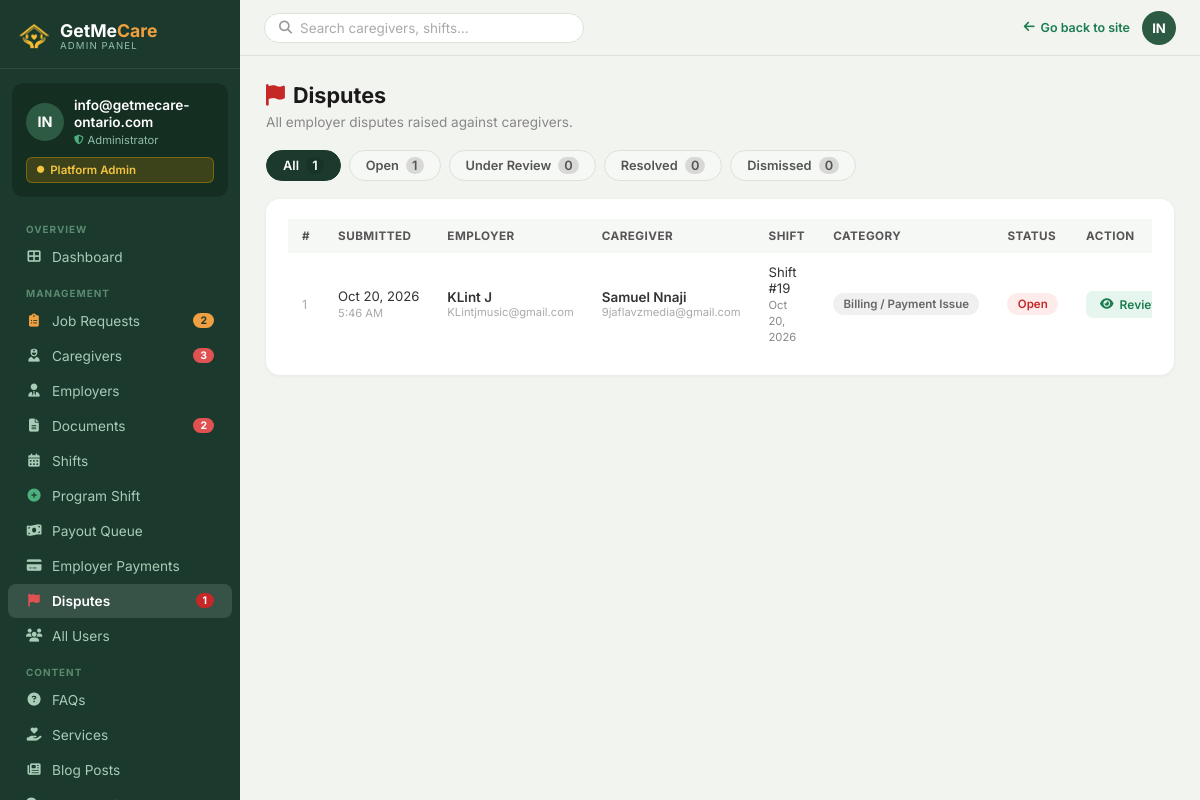
The page /admin-panel/disputes/ (signed in) on the database its author committed.
### Account/models.py (models this page shows, shortened)
class CustomUser(AbstractUser):
    EMPLOYER = 'employer'
    CAREGIVER = 'caregiver'
    ROLE_CHOICES = [
        (EMPLOYER, 'Employer / Family'),
        (CAREGIVER, 'Caregiver / PSW'),
    ]
    role = models.CharField(
        max_length=20,
        choices=ROLE_CHOICES,
        default=EMPLOYER,
    )
    phone = models.CharField(max_length=20, blank=True)
    @property
    def is_admin(self):
        return self.is_superuser or self.is_staff
    @property
    def is_employer(self):
        return self.role == self.EMPLOYER and not self.is_admin
    @property
    def is_caregiver(self):
        return self.role == self.CAREGIVER and not self.is_admin

class Dispute(models.Model):
    CAT_SERVICE_QUALITY = 'service_quality'
    CAT_NO_SHOW         = 'no_show'
    CAT_LATE_ARRIVAL    = 'late_arrival'
    CAT_MISCONDUCT      = 'misconduct'
    CAT_BILLING         = 'billing'
    CAT_SAFETY          = 'safety_concern'
    CAT_OTHER           = 'other'
    CATEGORY_CHOICES = [
        (CAT_SERVICE_QUALITY, 'Poor Service Quality'),
        (CAT_NO_SHOW,         'Caregiver No-Show'),
        (CAT_LATE_ARRIVAL,    'Late Arrival'),
        (CAT_MISCONDUCT,      'Unprofessional / Misconduct'),
        (CAT_BILLING,         'Billing / Payment Issue'),
        (CAT_SAFETY,          'Safety Concern'),
        (CAT_OTHER,           'Other'),
    ]
    STATUS_OPEN          = 'open'
    STATUS_UNDER_REVIEW  = 'under_review'
    STATUS_RESOLVED      = 'resolved'
    STATUS_DISMISSED     = 'dismissed'
    STATUS_CHOICES = [
        (STATUS_OPEN,         'Open'),
        (STATUS_UNDER_REVIEW, 'Under Review'),
        (STATUS_RESOLVED,     'Resolved'),
        (STATUS_DISMISSED,    'Dismissed'),
    ]
    employer = models.ForeignKey(
        CustomUser,
        on_delete=models.CASCADE,
        related_name='raised_disputes',
        limit_choices_to={'role': CustomUser.EMPLOYER},
    )
    caregiver = models.ForeignKey(
        CustomUser,
        on_delete=models.CASCADE,
        related_name='disputes_against',
        limit_choices_to={'role': CustomUser.CAREGIVER},
    )
    shift = models.ForeignKey(
        'Shift',
        null=True, blank=True,
        on_delete=models.SET_NULL,
        related_name='disputes',
    )
    payment = models.ForeignKey(
        'EmployerPayment',
        null=True, blank=True,
        on_delete=models.SET_NULL,
        related_name='disputes',
    )
    category    = models.CharField(max_length=20, choices=CATEGORY_CHOICES)
    description = models.TextField(
        help_text='Describe the issue in detail',
    )
    status = models.CharField(
        max_length=15,
        choices=STATUS_CHOICES,
        default=STATUS_OPEN,
    )
    admin_note = models.TextField(
        blank=True,
        help_text='Internal admin notes / resolution details',
    )
    resolved_at = models.DateTimeField(null=True, blank=True)
    created_at  = models.DateTimeField(auto_now_add=True)
    updated_at  = models.DateTimeField(auto_now=True)
    class Meta:
        ordering = ['-created_at']
        verbose_name        = 'Dispute'
        verbose_name_plural = 'Disputes'

class Shift(models.Model):
    STATUS_SCHEDULED  = 'scheduled'
    STATUS_IN_PROGRESS = 'in_progress'
    STATUS_COMPLETED  = 'completed'
    STATUS_CANCELLED  = 'cancelled'
    STATUS_CHOICES = [
        (STATUS_SCHEDULED,   'Scheduled'),
        (STATUS_IN_PROGRESS, 'In Progress'),
        (STATUS_COMPLETED,   'Completed'),
        (STATUS_CANCELLED,   'Cancelled'),
    ]
    caregiver   = models.ForeignKey(
        CustomUser,
        on_delete=models.CASCADE,
        related_name='caregiver_shifts',
        limit_choices_to={'role': CustomUser.CAREGIVER},
    )
    employer    = models.ForeignKey(
        CustomUser,
        on_delete=models.CASCADE,
        related_name='employer_shifts',
        limit_choices_to={'role': CustomUser.EMPLOYER},
    )
    city        = models.CharField(max_length=100, blank=True)
    start_date  = models.DateField()
    start_time  = models.TimeField()
    end_time    = models.TimeField(null=True, blank=True)   # kept for legacy display; derived from start_time + duration_hours
    duration_hours = models.DecimalField(
        max_digits=4, decimal_places=1,
        null=True, blank=True,
        help_text='How many hours the caregiver is booked for (e.g. 4.0)',
    )
    hourly_rate = models.DecimalField(max_digits=6, decimal_places=2)
    status      = models.CharField(
        max_length=20,
        choices=STATUS_CHOICES,
        default=STATUS_SCHEDULED,
    )
    created_at  = models.DateTimeField(auto_now_add=True)
    class Meta:
        ordering = ['-start_date', '-start_time']

### AdminApp/views.py (the view)
    @login_required(login_url='Account:login')
    def wrapper(request, *args, **kwargs):
        if not (request.user.is_staff or request.user.is_superuser):
            messages.error(request, 'Access denied. Admin account required.')
            return redirect('Account:login')
        return view_func(request, *args, **kwargs)

### templates/AdminApp/disputes.html (shortened to what this page needs)
{% extends "AdminApp/base_admin.html" %}
{% block content %}
<div style="margin-bottom:20px">
  <h1 class="adm-page-title" style="margin-bottom:6px">
    <i class="fas fa-flag" style="color:#c62828;margin-right:8px"></i>Disputes
  </h1>
  <p style="font-size:.85rem;color:#888">All employer disputes raised against caregivers.</p>
</div>
<div style="display:flex;gap:8px;margin-bottom:18px;flex-wrap:wrap">
  <a href="?status=all"
     style="padding:7px 16px;border-radius:20px;font-size:.8rem;font-weight:600;
            text-decoration:none;border:1.5px solid transparent;transition:all .15s;
            {% if status_filter == 'all' %}background:#1b3a2d;color:#fff;border-color:#1b3a2d
            {% else %}background:#f6f8f5;color:#555;border-color:#dde2d8{% endif %}">
    All <span style="margin-left:4px;background:rgba(0,0,0,.12);border-radius:20px;padding:1px 6px">{{ counts.all }}</span>
  </a>
  <a href="?status=open"
     style="padding:7px 16px;border-radius:20px;font-size:.8rem;font-weight:600;
            text-decoration:none;border:1.5px solid transparent;transition:all .15s;
            {% if status_filter == 'open' %}background:#c62828;color:#fff;border-color:#c62828
            {% else %}background:#f6f8f5;color:#555;border-color:#dde2d8{% endif %}">
    Open <span style="margin-left:4px;background:rgba(0,0,0,.12);border-radius:20px;padding:1px 6px">{{ counts.open }}</span>
  </a>
  <a href="?status=under_review"
     style="padding:7px 16px;border-radius:20px;font-size:.8rem;font-weight:600;
            text-decoration:none;border:1.5px solid transparent;transition:all .15s;
            {% if status_filter == 'under_review' %}background:#b45309;color:#fff;border-color:#b45309
            {% else %}background:#f6f8f5;color:#555;border-color:#dde2d8{% endif %}">
    Under Review <span style="margin-left:4px;background:rgba(0,0,0,.12);border-radius:20px;padding:1px 6px">{{ counts.under_review }}</span>
  </a>
  <a href="?status=resolved"
     style="padding:7px 16px;border-radius:20px;font-size:.8rem;font-weight:600;
            text-decoration:none;border:1.5px solid transparent;transition:all .15s;
            {% if status_filter == 'resolved' %}background:#1b7d4f;color:#fff;border-color:#1b7d4f
            {% else %}background:#f6f8f5;color:#555;border-color:#dde2d8{% endif %}">
    Resolved <span style="margin-left:4px;background:rgba(0,0,0,.12);border-radius:20px;padding:1px 6px">{{ counts.resolved }}</span>
  </a>
  <a href="?status=dismissed"
     style="padding:7px 16px;border-radius:20px;font-size:.8rem;font-weight:600;
            text-decoration:none;border:1.5px solid transparent;transition:all .15s;
            {% if status_filter == 'dismissed' %}background:#555;color:#fff;border-color:#555
            {% else %}background:#f6f8f5;color:#555;border-color:#dde2d8{% endif %}">
    Dismissed <span style="margin-left:4px;background:rgba(0,0,0,.12);border-radius:20px;padding:1px 6px">{{ counts.dismissed }}</span>
  </a>
</div>
<div class="adm-card">
  <div class="adm-card-pad">
    <div class="scroll-table-wrap">
      <table class="adm-table">
        <thead>
          <tr>
            <th>#</th>
            <th>Submitted</th>
            <th>Employer</th>
            <th>Caregiver</th>
            <th>Shift</th>
            <th>Category</th>
            <th>Status</th>
            <th>Action</th>
          </tr>
        </thead>
        <tbody>
          {% for d in disputes %}
          <tr>
            <td style="color:#aaa;font-size:.78rem">{{ d.pk }}</td>
            <td style="white-space:nowrap;font-size:.82rem">
              {{ d.created_at|date:"M d, Y" }}<br>
              <span style="color:#aaa;font-size:.7rem">{{ d.created_at|time:"g:i A" }}</span>
            </td>
            <td>
              <div style="font-weight:600;font-size:.84rem">{{ d.employer.get_full_name }}</div>
              <div style="font-size:.7rem;color:#aaa">{{ d.employer.email }}</div>
            </td>
            <td>
              <div style="font-weight:600;font-size:.84rem">{{ d.caregiver.get_full_name }}</div>
              <div style="font-size:.7rem;color:#aaa">{{ d.caregiver.email }}</div>
            </td>
            <td style="font-size:.82rem">
              {% if d.shift %}Shift #{{ d.shift.pk }}<br>
                <span style="color:#888;font-size:.7rem">{{ d.shift.start_date|date:"M d, Y" }}</span>
              {% else %}—{% endif %}
            </td>
            <td><span class="badge badge-grey" style="white-space:nowrap;font-size:.72rem">{{ d.get_category_display }}</span></td>
            <td>
              {% if d.status == 'open' %}<span class="badge badge-red">Open</span>
              {% elif d.status == 'under_review' %}<span class="badge badge-orange">Under Review</span>
              {% elif d.status == 'resolved' %}<span class="badge badge-green">Resolved</span>
              {% else %}<span class="badge badge-grey">Dismissed</span>{% endif %}
            </td>
            <td>
              <a href="{% url 'AdminApp:dispute_detail' d.pk %}"
                 class="adm-btn adm-btn-view" style="font-size:.75rem">
                <i class="fas fa-eye"></i> Review
              </a>
            </td>
          </tr>
          {% endfor %}
        </tbody>
      </table>
    </div>
  </div>
</div>
{% endblock %}

### templates/AdminApp/base_admin.html (shortened to what this page needs)
{% load static %}
<!doctype html>
<html lang="en">
<head>
  <link rel="stylesheet" href="https://cdnjs.cloudflare.com/ajax/libs/font-awesome/6.4.0/css/all.min.css"/>
</head>
<body>
<aside class="adm-sidebar" id="adm-sidebar">
  <div class="adm-logo">
    <a href="{% url 'home' %}">
      <img src="{% static 'Caregiver/images/sitelog.png' %}" alt="GetMeCare Ontario logo" style="width:32px;height:32px;object-fit:contain;filter:brightness(0) saturate(100%) invert(72%) sepia(60%) saturate(600%) hue-rotate(345deg) brightness(105%) contrast(95%)">
      <div>
        <div class="adm-logo-name">GetMe<span style="color:#F0A040">Care</span></div>
        <div class="adm-logo-sub">Admin Panel</div>
      </div>
    </a>
  </div>
  <div class="adm-profile">
    <div class="adm-profile-row">
      <div class="adm-av">{% if request.user.first_name %}{{ request.user.first_name|first|upper }}{{ request.user.last_name|first|upper }}{% else %}{{ request.user.username|slice:":2"|upper }}{% endif %}</div>
      <div>
        <div class="adm-av-name">{{ request.user.get_full_name|default:request.user.username }}</div>
        <div class="adm-av-role"><i class="fas fa-shield-alt" style="color:#4caf7d;font-size:.6rem;"></i> Administrator</div>
      </div>
    </div>
    <div class="adm-badge"><i class="fas fa-circle" style="font-size:.45rem;"></i> Platform Admin</div>
  </div>
  <div class="adm-nav">
    <div class="adm-nav-section">Overview</div>
    <a href="{% url 'AdminApp:dashboard' %}" {% if request.resolver_match.url_name == 'dashboard' %}class="active"{% endif %}>
      <i class="fas fa-th-large"></i> Dashboard
    </a>
    <div class="adm-nav-section">Management</div>
    <a href="{% url 'AdminApp:job_requests' %}" {% if request.resolver_match.url_name in 'job_requests,job_request_matches,admin_create_39_payment_link' %}class="active"{% endif %}>
      <i class="fas fa-clipboard-list" style="color:#f0a040"></i> Job Requests
      {% if open_jobs_count %}<span class="adm-nav-badge" style="background:#f0a040;color:#1b3a2d">{{ open_jobs_count }}</span>{% endif %}
    </a>
    <a href="{% url 'AdminApp:manage_caregivers' %}" {% if request.resolver_match.url_name == 'manage_caregivers' %}class="active"{% endif %}>
      <i class="fas fa-user-nurse"></i> Caregivers
      {% if pending_profiles %}<span class="adm-nav-badge">{{ pending_profiles }}</span>{% endif %}
    </a>
    <a href="{% url 'AdminApp:manage_employers' %}" {% if request.resolver_match.url_name == 'manage_employers' %}class="active"{% endif %}>
      <i class="fas fa-user-tie"></i> Employers
    </a>
    <a href="{% url 'AdminApp:review_documents' %}" {% if request.resolver_match.url_name == 'review_documents' %}class="active"{% endif %}>
      <i class="fas fa-file-alt"></i> Documents
      {% if pending_docs %}<span class="adm-nav-badge">{{ pending_docs }}</span>{% endif %}
    </a>
    <a href="{% url 'AdminApp:manage_shifts' %}" {% if request.resolver_match.url_name == 'manage_shifts' %}class="active"{% endif %}>
      <i class="fas fa-calendar-alt"></i> Shifts
    </a>
    <a href="{% url 'AdminApp:program_shift' %}" {% if request.resolver_match.url_name == 'program_shift' %}class="active"{% endif %}>
      <i class="fas fa-plus-circle" style="color:#4caf7d"></i> Program Shift
    </a>
    <a href="{% url 'AdminApp:payout_queue' %}" {% if request.resolver_match.url_name == 'payout_queue' %}class="active"{% endif %}>
      <i class="fas fa-money-bill-wave"></i> Payout Queue
    </a>
    <a href="{% url 'AdminApp:employer_payments' %}" {% if request.resolver_match.url_name == 'employer_payments' %}class="active"{% endif %}>
      <i class="fas fa-credit-card"></i> Employer Payments
    </a>
    <a href="{% url 'AdminApp:dispute_list' %}" {% if request.resolver_match.url_name == 'dispute_list' or request.resolver_match.url_name == 'dispute_detail' %}class="active"{% endif %}>
      <i class="fas fa-flag" style="color:#e05252"></i> Disputes
      {% if counts.open %}<span class="adm-nav-badge" style="background:#c62828">{{ counts.open }}</span>{% endif %}
    </a>
    <a href="{% url 'AdminApp:manage_users' %}" {% if request.resolver_match.url_name == 'manage_users' %}class="active"{% endif %}>
      <i class="fas fa-users"></i> All Users
    </a>
    <div class="adm-nav-section">Content</div>
    <a href="{% url 'AdminApp:faq_list' %}" {% if request.resolver_match.url_name == 'faq_list' or request.resolver_match.url_name == 'faq_add' or request.resolver_match.url_name == 'faq_edit' %}class="active"{% endif %}>
      <i class="fas fa-question-circle"></i> FAQs
    </a>
    <a href="{% url 'AdminApp:service_list' %}" {% if request.resolver_match.url_name == 'service_list' or request.resolver_match.url_name == 'service_add' or request.resolver_match.url_name == 'service_edit' %}class="active"{% endif %}>
      <i class="fas fa-hand-holding-heart"></i> Services
    </a>
    <a href="{% url 'AdminApp:blog_list' %}" {% if request.resolver_match.url_name == 'blog_list' or request.resolver_match.url_name == 'blog_add' or request.resolver_match.url_name == 'blog_edit' %}class="active"{% endif %}>
      <i class="fas fa-newspaper"></i> Blog Posts
    </a>
    <a href="{% url 'admin_chat_monitor' %}" {% if request.resolver_match.url_name == 'admin_chat_monitor' %}class="active"{% endif %}>
    </a>
  </div>
</aside>
<div class="adm-topbar">
  <form method="get" action="" class="adm-search-bar-wrap" style="flex:1;max-width:320px;">
    <div class="adm-search">
      <i class="fas fa-search"></i>
      <input type="text" name="q" placeholder="Search caregivers, shifts…" value="{{ request.GET.q|default:'' }}">
    </div>
  </form>
  <div class="adm-topbar-right" style="display:flex;align-items:center;gap:12px;margin-left:auto;">
    <a href="{% url 'home' %}" class="adm-back">
      <i class="fas fa-arrow-left"></i> Go back to site
    </a>
    <div class="adm-topbar-av">{% if request.user.first_name %}{{ request.user.first_name|first|upper }}{{ request.user.last_name|first|upper }}{% else %}{{ request.user.username|slice:":2"|upper }}{% endif %}</div>
  </div>
</div>
<main class="adm-main">
  <div class="adm-content">
    {% block content %}{% endblock %}
  </div>
</main>
  </body>
</html>

### rows shown on the page
CustomUser: user.username "IN", user.get_full_name "info@getmecare-ontario.com"
Dispute: pk "1", created_at "Oct 20, 2026", created_at "5:46 AM", employer.get_full_name "KLint J", employer.email "KLintjmusic@gmail.com", caregiver.get_full_name "Samuel Nnaji", caregiver.email "9jaflavzmedia@gmail.com", shift.pk "19", shift.start_date "Oct 20, 2026", category "Billing / Payment Issue", status "Open"

### other values the page prints
{{ open_jobs_count }} "2"
{{ pending_profiles }} "3"
{{ pending_docs }} "2"
{{ counts.open }} "1"
{{ counts.all }} "1"
{{ counts.under_review }} "0"
{{ counts.resolved }} "0"
{{ counts.dismissed }} "0"
